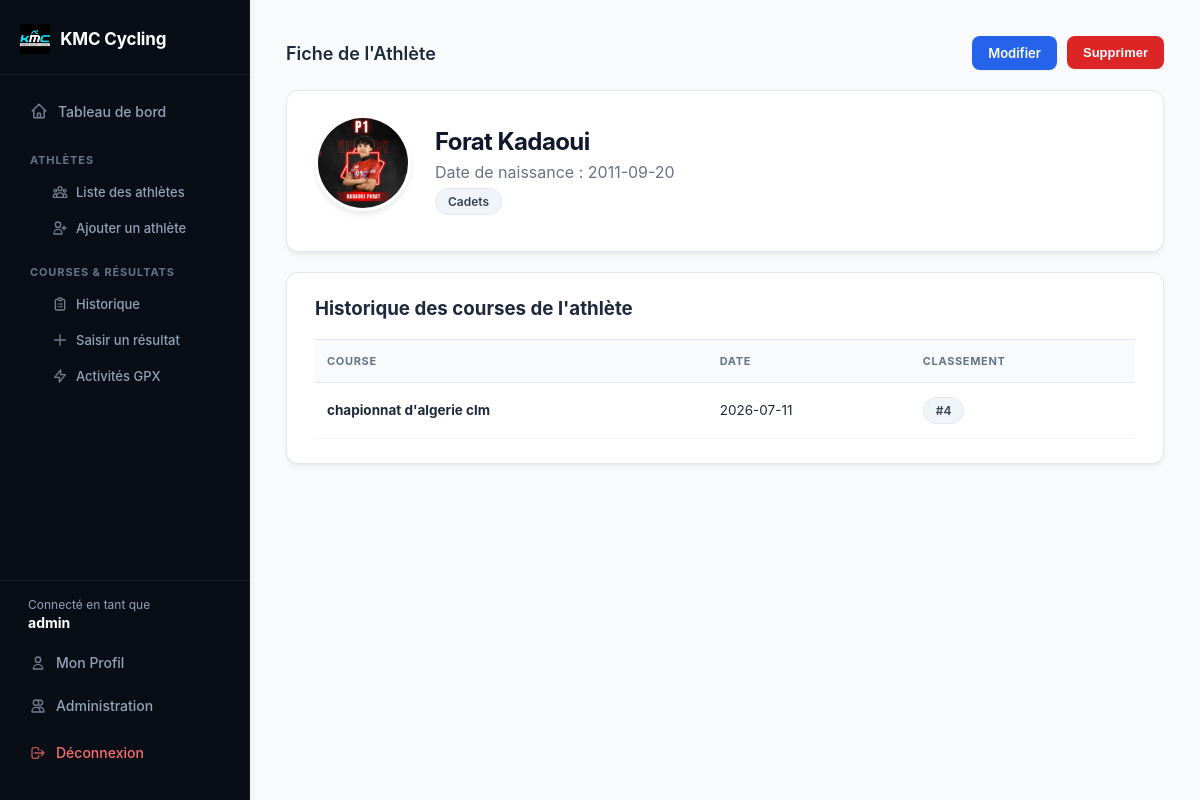
The app's page /athlete/1 (signed in) with its own data.
### tables this page shows
CREATE TABLE athletes (
            id INTEGER PRIMARY KEY AUTOINCREMENT,
            nom TEXT NOT NULL,
            prenom TEXT NOT NULL,
            date_naissance TEXT,
            categorie TEXT,
            nom_fichier TEXT
        );

CREATE TABLE resultats (
            id INTEGER PRIMARY KEY AUTOINCREMENT,
            athlete_id INTEGER,
            nom_course TEXT NOT NULL,
            date_course TEXT,
            classement INTEGER,
            FOREIGN KEY (athlete_id) REFERENCES athletes (id) ON DELETE CASCADE
        );

### app.py (the view)
@app.route('/athlete/<int:id>')
def profil_athlete(id):
    if 'user_id' not in session:
        return redirect(url_for('login'))
    conn = get_db_connection()
    athlete = conn.execute('SELECT * FROM athletes WHERE id = ?', (id,)).fetchone()
    if not athlete:
        conn.close()
        flash("Athlète introuvable.", "erreur")
        return redirect(url_for('liste_athletes'))
    resultats = conn.execute('SELECT * FROM resultats WHERE athlete_id = ? ORDER BY date_course DESC', (id,)).fetchall()
    conn.close()
    return render_template('profil_athlete.html', athlete=athlete, resultats=resultats)

### app.py (called while the page is built)
def get_db_connection():
    conn = sqlite3.connect('cyclisme.db')
    conn.row_factory = sqlite3.Row
    return conn

### templates/profil_athlete.html (shortened to what this page needs)
<!DOCTYPE html>
<html lang="fr">
<head>
    <link rel="stylesheet" href="{{ url_for('static', filename='style.css') }}">
</head>
<body>
    <div class="app-layout">
        {% include 'sidebar.html' %}
        <main class="content">
            <div class="container">
                <div class="entete-section">
                    <h2>Fiche de l'Athlète</h2>
                    <div style="display: flex; gap: 10px;">
                        <a href="{{ url_for('modifier_athlete', id=athlete.id) }}" class="bouton-export" style="background: #2563eb;">Modifier</a>
                        <form action="{{ url_for('supprimer_athlete', id=athlete.id) }}" method="POST" class="form-inline" onsubmit="return confirm('Voulez-vous vraiment supprimer cet athlète ?');">
                            <button type="submit" class="bouton-export" style="background: #dc2626; margin: 0; cursor: pointer;">Supprimer</button>
                        </form>
                    </div>
                </div>
                <div class="card" style="display: flex; align-items: center; gap: 24px; margin-bottom: 20px;">
                    {% if athlete.nom_fichier %}
                        <img src="{{ url_for('static', filename='uploads/' + athlete.nom_fichier) }}" class="avatar-grande">
                    {% else %}
                        <div class="avatar-grande-placeholder">{{ athlete.prenom[0] }}{{ athlete.nom[0] }}</div>
                    {% endif %}
                    <div>
                        <h1 style="margin: 0; text-transform: capitalize;">{{ athlete.prenom }} {{ athlete.nom }}</h1>
                        <p style="margin: 6px 0; color: #6b7280;">Date de naissance : {{ athlete.date_naissance or 'Non renseignée' }}</p>
                        <div><span class="badge-categorie">{{ athlete.categorie or 'Sans catégorie' }}</span></div>
                    </div>
                </div>
                <div class="card">
                    <h3 style="margin-top: 0;">Historique des courses de l'athlète</h3>
                    <table>
                        <thead>
                            <tr>
                                <th>Course</th>
                                <th>Date</th>
                                <th>Classement</th>
                            </tr>
                        </thead>
                        <tbody>
                            {% for r in resultats %}
                            <tr>
                                <td><strong>{{ r.nom_course }}</strong></td>
                                <td>{{ r.date_course }}</td>
                                <td><span class="badge-categorie">#{{ r.classement }}</span></td>
                            </tr>
                            {% else %}
                            <tr>
                                <td colspan="3">Aucun résultat enregistré pour cet athlète.</td>
                            </tr>
                            {% endfor %}
                        </tbody>
                    </table>
                </div>
            </div>
        </main>
    </div>
</body>
</html>

### static/style.css (style rules this page uses)
* { box-sizing: border-box; }
body { font-family: -apple-system, BlinkMacSystemFont, "Segoe UI", Roboto, Helvetica, Arial, sans-serif; background: #f8fafc; margin: 0; padding: 0; color: #1e293b; -webkit-font-smoothing: antialiased; }
h1 { margin-top: 0; font-size: 24px; font-weight: 700; color: #0f172a; letter-spacing: -0.025em; }
h2 { font-size: 18px; font-weight: 600; color: #1e293b; }
.app-layout { display: flex; min-height: 100vh; }
.content { flex: 1; padding: 36px; min-width: 0; }
.container { max-width: 1040px; margin: 0 auto; }
.card { background: #ffffff; border-radius: 12px; padding: 24px 28px; box-shadow: 0 4px 6px -1px rgba(0, 0, 0, 0.05), 0 2px 4px -2px rgba(0, 0, 0, 0.05); border: 1px solid #e2e8f0; }
.entete-section { display: flex; justify-content: space-between; align-items: center; margin-bottom: 20px; }
.entete-section h2 { margin: 0; }
.bouton-export { background: #0f172a; color: white; text-decoration: none; padding: 9px 16px; border-radius: 8px; font-size: 13px; font-weight: 600; transition: background-color 0.2s; box-shadow: 0 1px 2px rgba(0,0,0,0.05); }
button { margin-top: 20px; background: #dc2626; color: white; border: none; padding: 11px 20px; border-radius: 8px; font-weight: 600; cursor: pointer; font-size: 14px; transition: background-color 0.2s, transform 0.05s; }
.form-inline { display: inline; margin: 0; }
table { width: 100%; border-collapse: collapse; font-size: 13.5px; }
th, td { text-align: left; padding: 14px 12px; border-bottom: 1px solid #f1f5f9; vertical-align: middle; }
th { color: #64748b; font-size: 11px; text-transform: uppercase; letter-spacing: 0.06em; font-weight: 700; background-color: #f8fafc; border-top: 1px solid #e2e8f0; border-bottom: 1px solid #e2e8f0; }
.badge-categorie { background-color: #f1f5f9; color: #334155; padding: 5px 12px; border-radius: 9999px; font-size: 12px; font-weight: 600; display: inline-block; border: 1px solid #e2e8f0; }
.avatar-grande { width: 96px !important; height: 96px !important; border-radius: 50%; object-fit: cover; border: 3px solid #ffffff; display: block; margin-bottom: 16px; box-shadow: 0 4px 6px -1px rgba(0, 0, 0, 0.1); }

### records on screen
athletes: nom_fichier (picture), prenom "Forat", nom "Kadaoui", date_naissance "2011-09-20", categorie "Cadets"
resultats: nom_course "chapionnat d'algerie clm", date_course "2026-07-11", classement "4"

### other values on screen
{{ session.get('username', 'Utilisateur') }} "admin"
